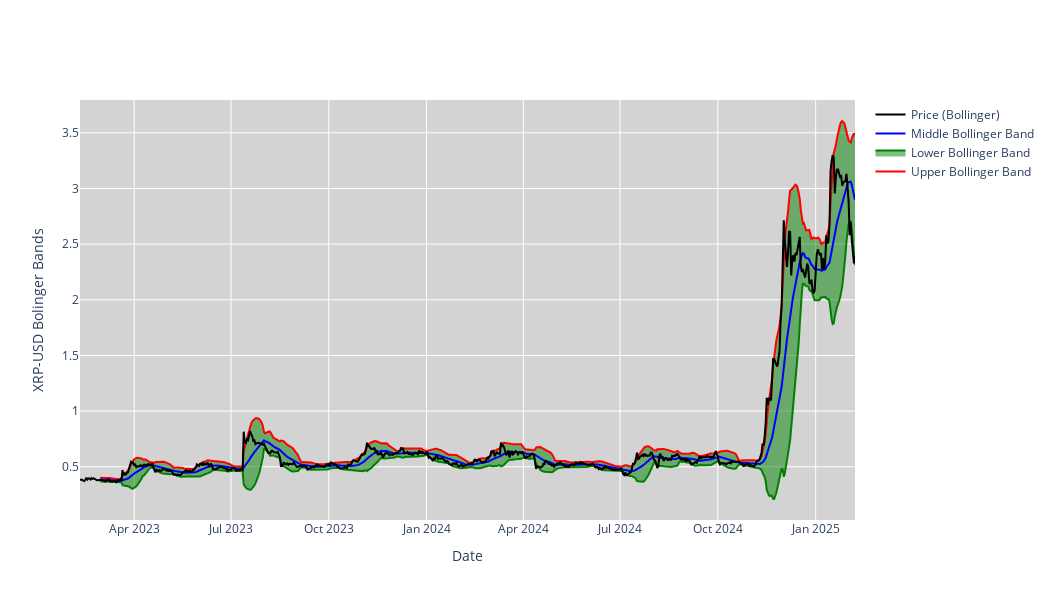

Source (notebook cell):
### Code cell
#MA
stock_data['M10'] = stock_data['Close'].rolling(window=10).mean()
stock_data['M20'] = stock_data['Close'].rolling(window=20).mean()

#Bolinger Bands
stock_data['SD'] = stock_data['Close'].rolling(window=20).std()
# Calculate the Upper Bollinger Band (UB) and Lower Bollinger Band (LB)
stock_data['UB'] = stock_data['M20'] + 2 * stock_data['SD']
stock_data['LB'] = stock_data['M20'] - 2 * stock_data['SD']

#BB graph
fig = go.Figure()
fig.add_trace(go.Scatter(x=stock_data.index, y=stock_data['UB'], mode='lines', name='Upper Bollinger Band', visible=True, line=dict(color='red')))
fig.add_trace(go.Scatter(x=stock_data.index, y=stock_data['LB'], fill='tonexty', mode='lines', name='Lower Bollinger Band', visible=True, line=dict(color='green')))
fig.add_trace(go.Scatter(x=stock_data.index, y=stock_data['M20'], mode='lines', name='Middle Bollinger Band', visible=True, line=dict(color='blue')))
fig.add_trace(go.Scatter(x=stock_data.index, y=stock_data['Close'], mode='lines', name='Price (Bollinger)', visible=True, line=dict(color='black')))
fig.update_layout(
    xaxis_rangeslider_visible=False,
    yaxis_title=f'{ticker} Bolinger Bands',
    xaxis_title='Date',
    plot_bgcolor='lightgrey',
    width=1050,
    height=600
)
fig.show()
fig.write_image('./images/Bollinger_Bands.png')

### Figure 1 — Plotly figure (JSON) as saved in the notebook; plotly's stock layout.template omitted (floating-point values rounded to 4 significant figures; data arrays with more than 128 entries replaced by an {"elided": "..."} marker saying what was removed)
{"data": [{"line": {"color": "red"}, "mode": "lines", "name": "Upper Bollinger Band", "type": "scatter", "visible": true, "x": {"elided": "730 str values"}, "y": {"elided": "730 float values"}}, {"fill": "tonexty", "line": {"color": "green"}, "mode": "lines", "name": "Lower Bollinger Band", "type": "scatter", "visible": true, "x": {"elided": "730 str values"}, "y": {"elided": "730 float values"}}, {"line": {"color": "blue"}, "mode": "lines", "name": "Middle Bollinger Band", "type": "scatter", "visible": true, "x": {"elided": "730 str values"}, "y": {"elided": "730 float values"}}, {"line": {"color": "black"}, "mode": "lines", "name": "Price (Bollinger)", "type": "scatter", "visible": true, "x": {"elided": "730 str values"}, "y": {"elided": "730 float values"}}], "layout": {"height": 600, "plot_bgcolor": "lightgrey", "width": 1050, "xaxis": {"rangeslider": {"visible": false}, "title": {"text": "Date"}}, "yaxis": {"title": {"text": "XRP-USD Bolinger Bands"}}}}
